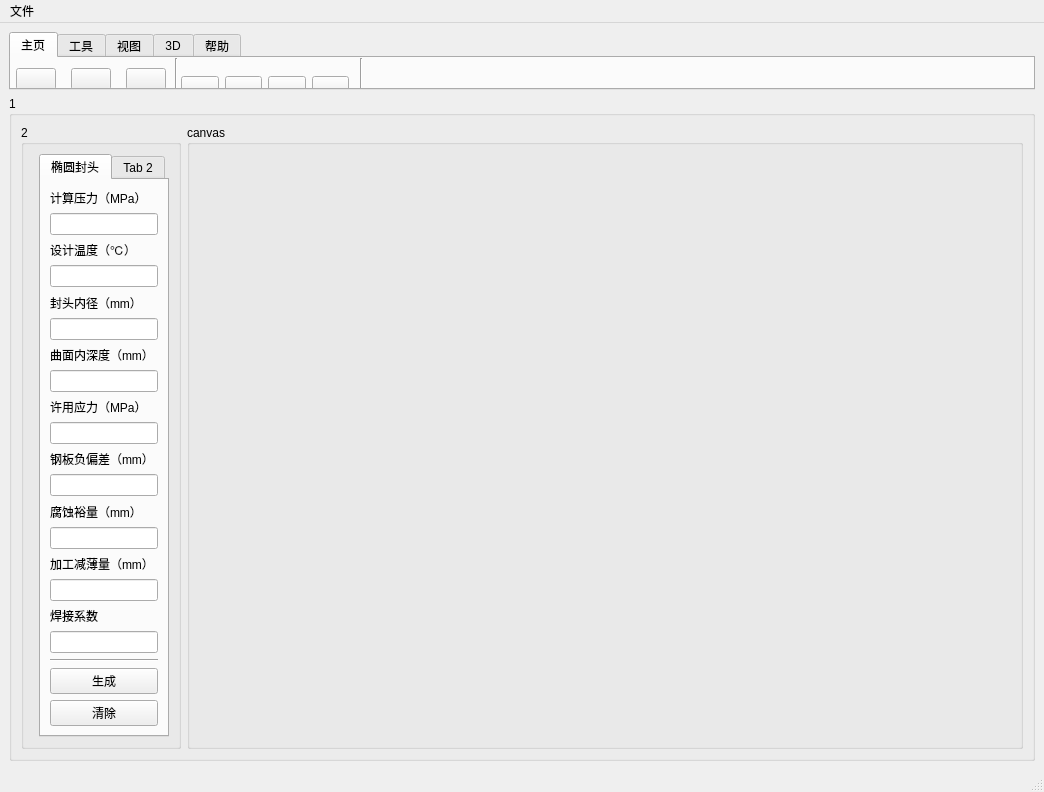
<?xml version="1.0" encoding="UTF-8"?>
<ui version="4.0">
 <class>MainWindow</class>
 <widget class="QMainWindow" name="MainWindow">
  <property name="geometry">
   <rect>
    <x>0</x>
    <y>0</y>
    <width>1044</width>
    <height>792</height>
   </rect>
  </property>
  <property name="sizePolicy">
   <sizepolicy hsizetype="Expanding" vsizetype="Expanding">
    <horstretch>0</horstretch>
    <verstretch>0</verstretch>
   </sizepolicy>
  </property>
  <property name="maximumSize">
   <size>
    <width>16777215</width>
    <height>16777215</height>
   </size>
  </property>
  <property name="windowTitle">
   <string>压力容器设计计算系统</string>
  </property>
  <widget class="QWidget" name="centralwidget">
   <property name="enabled">
    <bool>true</bool>
   </property>
   <layout class="QGridLayout" name="gridLayout_6" rowstretch="1,0" columnstretch="0">
    <item row="1" column="0">
     <widget class="QGroupBox" name="groupBox">
      <property name="mouseTracking">
       <bool>true</bool>
      </property>
      <property name="title">
       <string>1</string>
      </property>
      <layout class="QFormLayout" name="formLayout">
       <item row="0" column="0">
        <widget class="QGroupBox" name="groupBox_2">
         <property name="sizePolicy">
          <sizepolicy hsizetype="Expanding" vsizetype="Expanding">
           <horstretch>0</horstretch>
           <verstretch>0</verstretch>
          </sizepolicy>
         </property>
         <property name="mouseTracking">
          <bool>true</bool>
         </property>
         <property name="title">
          <string>2</string>
         </property>
         <layout class="QFormLayout" name="formLayout_2">
          <item row="0" column="1">
           <widget class="QTabWidget" name="tabWidget_2">
            <property name="currentIndex">
             <number>0</number>
            </property>
            <widget class="QWidget" name="tab_5">
             <attribute name="title">
              <string>椭圆封头</string>
             </attribute>
             <layout class="QVBoxLayout" name="verticalLayout_2">
              <item>
               <widget class="QLabel" name="label_3">
                <property name="text">
                 <string>计算压力（MPa）</string>
                </property>
               </widget>
              </item>
              <item>
               <widget class="QLineEdit" name="lineEdit"/>
              </item>
              <item>
               <widget class="QLabel" name="label_4">
                <property name="text">
                 <string>设计温度（℃）</string>
                </property>
               </widget>
              </item>
              <item>
               <widget class="QLineEdit" name="lineEdit_2"/>
              </item>
              <item>
               <widget class="QLabel" name="label_5">
                <property name="text">
                 <string>封头内径（mm）</string>
                </property>
               </widget>
              </item>
              <item>
               <widget class="QLineEdit" name="lineEdit_3"/>
              </item>
              <item>
               <widget class="QLabel" name="label_6">
                <property name="text">
                 <string>曲面内深度（mm）</string>
                </property>
               </widget>
              </item>
              <item>
               <widget class="QLineEdit" name="lineEdit_4"/>
              </item>
              <item>
               <widget class="QLabel" name="label_7">
                <property name="text">
                 <string>许用应力（MPa）</string>
                </property>
               </widget>
              </item>
              <item>
               <widget class="QLineEdit" name="lineEdit_5"/>
              </item>
              <item>
               <widget class="QLabel" name="label_8">
                <property name="text">
                 <string>钢板负偏差（mm）</string>
                </property>
               </widget>
              </item>
              <item>
               <widget class="QLineEdit" name="lineEdit_6"/>
              </item>
              <item>
               <widget class="QLabel" name="label_9">
                <property name="text">
                 <string>腐蚀裕量（mm）</string>
                </property>
               </widget>
              </item>
              <item>
               <widget class="QLineEdit" name="lineEdit_7"/>
              </item>
              <item>
               <widget class="QLabel" name="label_10">
                <property name="text">
                 <string>加工减薄量（mm）</string>
                </property>
               </widget>
              </item>
              <item>
               <widget class="QLineEdit" name="lineEdit_8"/>
              </item>
              <item>
               <widget class="QLabel" name="label_11">
                <property name="text">
                 <string>焊接系数</string>
                </property>
               </widget>
              </item>
              <item>
               <widget class="QLineEdit" name="lineEdit_9"/>
              </item>
              <item>
               <widget class="Line" name="line_7">
                <property name="orientation">
                 <enum>Qt::Horizontal</enum>
                </property>
               </widget>
              </item>
              <item>
               <widget class="QPushButton" name="pushButton_generation">
                <property name="text">
                 <string>生成</string>
                </property>
               </widget>
              </item>
              <item>
               <widget class="QPushButton" name="pushButton_clear">
                <property name="text">
                 <string>清除</string>
                </property>
               </widget>
              </item>
             </layout>
            </widget>
            <widget class="QWidget" name="tab_6">
             <attribute name="title">
              <string>Tab 2</string>
             </attribute>
            </widget>
           </widget>
          </item>
         </layout>
        </widget>
       </item>
       <item row="0" column="1">
        <widget class="QGroupBox" name="canva_area">
         <property name="sizePolicy">
          <sizepolicy hsizetype="Preferred" vsizetype="Preferred">
           <horstretch>0</horstretch>
           <verstretch>0</verstretch>
          </sizepolicy>
         </property>
         <property name="title">
          <string>canvas</string>
         </property>
         <layout class="QVBoxLayout" name="verticalLayout"/>
        </widget>
       </item>
      </layout>
     </widget>
    </item>
    <item row="0" column="0">
     <widget class="QTabWidget" name="tabWidget">
      <property name="sizePolicy">
       <sizepolicy hsizetype="Expanding" vsizetype="Fixed">
        <horstretch>0</horstretch>
        <verstretch>0</verstretch>
       </sizepolicy>
      </property>
      <property name="maximumSize">
       <size>
        <width>16777215</width>
        <height>125</height>
       </size>
      </property>
      <property name="currentIndex">
       <number>0</number>
      </property>
      <widget class="QWidget" name="tab">
       <attribute name="title">
        <string>主页</string>
       </attribute>
       <widget class="QWidget" name="gridLayoutWidget">
        <property name="geometry">
         <rect>
          <x>0</x>
          <y>10</y>
          <width>161</width>
          <height>102</height>
         </rect>
        </property>
        <layout class="QGridLayout" name="gridLayout">
         <property name="horizontalSpacing">
          <number>10</number>
         </property>
         <item row="2" column="2">
          <widget class="QLabel" name="label_2">
           <property name="text">
            <string>输出</string>
           </property>
           <property name="alignment">
            <set>Qt::AlignCenter</set>
           </property>
          </widget>
         </item>
         <item row="0" column="1">
          <widget class="QPushButton" name="pushButton">
           <property name="sizePolicy">
            <sizepolicy hsizetype="Fixed" vsizetype="Fixed">
             <horstretch>0</horstretch>
             <verstretch>0</verstretch>
            </sizepolicy>
           </property>
           <property name="text">
            <string/>
           </property>
           <property name="icon">
            <iconset>
             <normaloff>../icons/3/openicon.png</normaloff>../icons/3/openicon.png</iconset>
           </property>
           <property name="iconSize">
            <size>
             <width>30</width>
             <height>30</height>
            </size>
           </property>
          </widget>
         </item>
         <item row="0" column="0">
          <widget class="QPushButton" name="pushButton_13">
           <property name="sizePolicy">
            <sizepolicy hsizetype="Fixed" vsizetype="Fixed">
             <horstretch>0</horstretch>
             <verstretch>0</verstretch>
            </sizepolicy>
           </property>
           <property name="text">
            <string/>
           </property>
           <property name="icon">
            <iconset>
             <normaloff>../icons/3/newicon.png</normaloff>../icons/3/newicon.png</iconset>
           </property>
           <property name="iconSize">
            <size>
             <width>30</width>
             <height>30</height>
            </size>
           </property>
          </widget>
         </item>
         <item row="2" column="1">
          <widget class="QLabel" name="label">
           <property name="text">
            <string>打开</string>
           </property>
           <property name="alignment">
            <set>Qt::AlignCenter</set>
           </property>
          </widget>
         </item>
         <item row="2" column="0">
          <widget class="QLabel" name="label_13">
           <property name="text">
            <string>新建</string>
           </property>
           <property name="alignment">
            <set>Qt::AlignCenter</set>
           </property>
          </widget>
         </item>
         <item row="0" column="2">
          <widget class="QPushButton" name="pushButton_print">
           <property name="sizePolicy">
            <sizepolicy hsizetype="Fixed" vsizetype="Fixed">
             <horstretch>0</horstretch>
             <verstretch>0</verstretch>
            </sizepolicy>
           </property>
           <property name="text">
            <string/>
           </property>
           <property name="icon">
            <iconset>
             <normaloff>../icons/3/saveicon.png</normaloff>../icons/3/saveicon.png</iconset>
           </property>
           <property name="iconSize">
            <size>
             <width>30</width>
             <height>30</height>
            </size>
           </property>
          </widget>
         </item>
        </layout>
       </widget>
       <widget class="Line" name="line">
        <property name="geometry">
         <rect>
          <x>150</x>
          <y>0</y>
          <width>31</width>
          <height>101</height>
         </rect>
        </property>
        <property name="orientation">
         <enum>Qt::Vertical</enum>
        </property>
       </widget>
       <widget class="QWidget" name="gridLayoutWidget_2">
        <property name="geometry">
         <rect>
          <x>170</x>
          <y>10</y>
          <width>168</width>
          <height>74</height>
         </rect>
        </property>
        <layout class="QGridLayout" name="gridLayout_2">
         <item row="0" column="3">
          <widget class="QPushButton" name="pushButton_11">
           <property name="text">
            <string/>
           </property>
           <property name="icon">
            <iconset>
             <normaloff>C:/Users/BrucesOmen/.designer/icons/4/o324408.png</normaloff>C:/Users/BrucesOmen/.designer/icons/4/o324408.png</iconset>
           </property>
           <property name="iconSize">
            <size>
             <width>25</width>
             <height>25</height>
            </size>
           </property>
          </widget>
         </item>
         <item row="1" column="3">
          <widget class="QPushButton" name="pushButton_12">
           <property name="text">
            <string/>
           </property>
           <property name="icon">
            <iconset>
             <normaloff>C:/Users/BrucesOmen/.designer/icons/4/o324412.png</normaloff>C:/Users/BrucesOmen/.designer/icons/4/o324412.png</iconset>
           </property>
           <property name="iconSize">
            <size>
             <width>25</width>
             <height>25</height>
            </size>
           </property>
          </widget>
         </item>
         <item row="0" column="0">
          <widget class="QPushButton" name="pushButton_3">
           <property name="text">
            <string/>
           </property>
           <property name="icon">
            <iconset>
             <normaloff>C:/Users/BrucesOmen/.designer/icons/4/o324405.png</normaloff>C:/Users/BrucesOmen/.designer/icons/4/o324405.png</iconset>
           </property>
           <property name="iconSize">
            <size>
             <width>25</width>
             <height>25</height>
            </size>
           </property>
          </widget>
         </item>
         <item row="0" column="1">
          <widget class="QPushButton" name="pushButton_4">
           <property name="text">
            <string/>
           </property>
           <property name="icon">
            <iconset>
             <normaloff>C:/Users/BrucesOmen/.designer/icons/4/o324406.png</normaloff>C:/Users/BrucesOmen/.designer/icons/4/o324406.png</iconset>
           </property>
           <property name="iconSize">
            <size>
             <width>25</width>
             <height>25</height>
            </size>
           </property>
          </widget>
         </item>
         <item row="0" column="2">
          <widget class="QPushButton" name="pushButton_5">
           <property name="text">
            <string/>
           </property>
           <property name="icon">
            <iconset>
             <normaloff>C:/Users/BrucesOmen/.designer/icons/4/o324407.png</normaloff>C:/Users/BrucesOmen/.designer/icons/4/o324407.png</iconset>
           </property>
           <property name="iconSize">
            <size>
             <width>25</width>
             <height>25</height>
            </size>
           </property>
          </widget>
         </item>
         <item row="1" column="0">
          <widget class="QPushButton" name="pushButton_6">
           <property name="text">
            <string/>
           </property>
           <property name="icon">
            <iconset>
             <normaloff>C:/Users/BrucesOmen/.designer/icons/4/o324409.png</normaloff>C:/Users/BrucesOmen/.designer/icons/4/o324409.png</iconset>
           </property>
           <property name="iconSize">
            <size>
             <width>25</width>
             <height>25</height>
            </size>
           </property>
          </widget>
         </item>
         <item row="1" column="1">
          <widget class="QPushButton" name="pushButton_7">
           <property name="text">
            <string/>
           </property>
           <property name="icon">
            <iconset>
             <normaloff>C:/Users/BrucesOmen/.designer/icons/4/o324410.png</normaloff>C:/Users/BrucesOmen/.designer/icons/4/o324410.png</iconset>
           </property>
           <property name="iconSize">
            <size>
             <width>25</width>
             <height>25</height>
            </size>
           </property>
          </widget>
         </item>
         <item row="1" column="2">
          <widget class="QPushButton" name="pushButton_8">
           <property name="text">
            <string/>
           </property>
           <property name="icon">
            <iconset>
             <normaloff>C:/Users/BrucesOmen/.designer/icons/4/o324411.png</normaloff>C:/Users/BrucesOmen/.designer/icons/4/o324411.png</iconset>
           </property>
           <property name="iconSize">
            <size>
             <width>25</width>
             <height>25</height>
            </size>
           </property>
          </widget>
         </item>
        </layout>
       </widget>
       <widget class="Line" name="line_3">
        <property name="geometry">
         <rect>
          <x>340</x>
          <y>0</y>
          <width>21</width>
          <height>101</height>
         </rect>
        </property>
        <property name="orientation">
         <enum>Qt::Vertical</enum>
        </property>
       </widget>
      </widget>
      <widget class="QWidget" name="tab_2">
       <attribute name="title">
        <string>工具</string>
       </attribute>
      </widget>
      <widget class="QWidget" name="tab_3">
       <attribute name="title">
        <string>视图</string>
       </attribute>
      </widget>
      <widget class="QWidget" name="tab_4">
       <property name="enabled">
        <bool>true</bool>
       </property>
       <attribute name="title">
        <string>3D</string>
       </attribute>
      </widget>
      <widget class="QWidget" name="tab_11">
       <attribute name="title">
        <string>帮助</string>
       </attribute>
      </widget>
     </widget>
    </item>
   </layout>
  </widget>
  <widget class="QMenuBar" name="menubar">
   <property name="geometry">
    <rect>
     <x>0</x>
     <y>0</y>
     <width>1044</width>
     <height>23</height>
    </rect>
   </property>
   <widget class="QMenu" name="menuFile">
    <property name="title">
     <string>文件</string>
    </property>
   </widget>
   <addaction name="menuFile"/>
  </widget>
  <widget class="QStatusBar" name="statusbar"/>
 </widget>
 <resources/>
 <connections/>
</ui>
